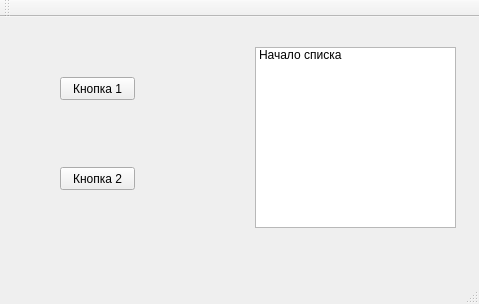
<?xml version="1.0" encoding="UTF-8"?>
<ui version="4.0">
 <class>MainWindow</class>
 <widget class="QMainWindow" name="MainWindow">
  <property name="geometry">
   <rect>
    <x>0</x>
    <y>0</y>
    <width>479</width>
    <height>304</height>
   </rect>
  </property>
  <property name="windowTitle">
   <string>MainWindow</string>
  </property>
  <widget class="QWidget" name="centralWidget">
   <widget class="QListWidget" name="listWidget">
    <property name="geometry">
     <rect>
      <x>255</x>
      <y>30</y>
      <width>201</width>
      <height>181</height>
     </rect>
    </property>
    <item>
     <property name="text">
      <string>Начало списка</string>
     </property>
    </item>
   </widget>
   <widget class="QPushButton" name="pushButton">
    <property name="geometry">
     <rect>
      <x>60</x>
      <y>60</y>
      <width>75</width>
      <height>23</height>
     </rect>
    </property>
    <property name="text">
     <string>Кнопка 1</string>
    </property>
   </widget>
   <widget class="QPushButton" name="pushButton_2">
    <property name="geometry">
     <rect>
      <x>60</x>
      <y>150</y>
      <width>75</width>
      <height>23</height>
     </rect>
    </property>
    <property name="text">
     <string>Кнопка 2</string>
    </property>
   </widget>
  </widget>
  <widget class="QMenuBar" name="menuBar">
   <property name="geometry">
    <rect>
     <x>0</x>
     <y>0</y>
     <width>479</width>
     <height>21</height>
    </rect>
   </property>
  </widget>
  <widget class="QToolBar" name="mainToolBar">
   <attribute name="toolBarArea">
    <enum>TopToolBarArea</enum>
   </attribute>
   <attribute name="toolBarBreak">
    <bool>false</bool>
   </attribute>
  </widget>
  <widget class="QStatusBar" name="statusBar"/>
 </widget>
 <layoutdefault spacing="6" margin="11"/>
 <resources/>
 <connections>
  <connection>
   <sender>pushButton</sender>
   <signal>clicked()</signal>
   <receiver>MainWindow</receiver>
   <slot>slot1()</slot>
   <hints>
    <hint type="sourcelabel">
     <x>107</x>
     <y>113</y>
    </hint>
    <hint type="destinationlabel">
     <x>159</x>
     <y>168</y>
    </hint>
   </hints>
  </connection>
  <connection>
   <sender>pushButton</sender>
   <signal>clicked()</signal>
   <receiver>MainWindow</receiver>
   <slot>slot2()</slot>
   <hints>
    <hint type="sourcelabel">
     <x>91</x>
     <y>99</y>
    </hint>
    <hint type="destinationlabel">
     <x>203</x>
     <y>116</y>
    </hint>
   </hints>
  </connection>
  <connection>
   <sender>pushButton_2</sender>
   <signal>clicked()</signal>
   <receiver>MainWindow</receiver>
   <slot>slot2()</slot>
   <hints>
    <hint type="sourcelabel">
     <x>99</x>
     <y>196</y>
    </hint>
    <hint type="destinationlabel">
     <x>153</x>
     <y>233</y>
    </hint>
   </hints>
  </connection>
 </connections>
 <slots>
  <slot>slot1()</slot>
  <slot>slot2()</slot>
 </slots>
</ui>
